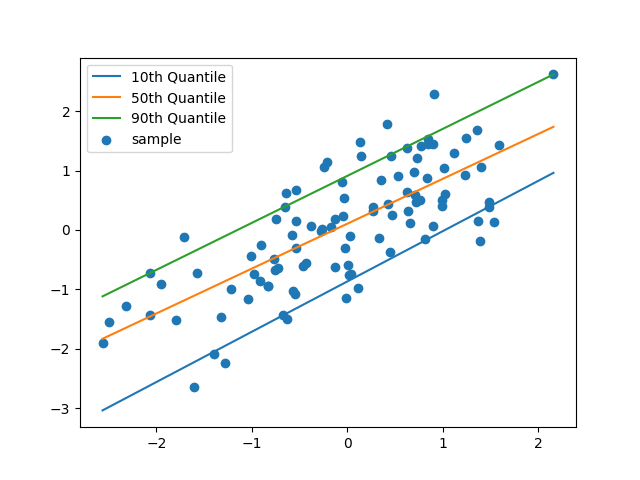

This figure's Python source:
import numpy as np
from scipy.optimize import linprog
from scipy.sparse import block_diag
import matplotlib.pyplot as plt

np.set_printoptions(edgeitems=10, precision=2, linewidth=150)
np.random.seed(0)

class linear_snqr:

    def fit(self, X, y, taus):

        n = X.shape[0]
        k = X.shape[1]

        X_min = np.expand_dims(X.min(axis=0), 1)
        X_max = np.expand_dims(X.max(axis=0), 1)
        sort_taus = sorted(taus)

        c_taus = []
        A_taus = []
        b_taus = []

        for tau in sort_taus:

            c_tau = np.ones((n, 1))
            c_tau = np.vstack([c_tau, np.zeros((k+1, 1))])
            c_taus.append(c_tau)

            A_top = np.eye(n)/tau
            A_top = np.hstack([A_top, np.ones((n,1)), X])
            A_top = -A_top
            A_bottom = np.eye(n)/(tau-1)
            A_bottom = np.hstack([A_bottom, np.ones((n,1)), X])
            b_top = -y
            b_bottom = y

            A_tau = np.vstack([A_top, A_bottom])
            b_tau = np.hstack([b_top, b_bottom])

            print("A_tau:", A_tau.shape)

            A_taus.append(A_tau)
            b_taus.append(b_tau)







        c = np.vstack(c_taus)
        A_ub = block_diag(A_taus).toarray()
        b_ub = np.hstack(b_taus)

        non_cross_A_min = np.zeros((len(taus)-1, A_ub.shape[1]))

        for i in range(len(sort_taus)-1):
            non_cross_A_min[i, n+(n+k+1)*i:n+(n+k+1)*i+k+1] = np.hstack([np.ones((1,1)), X_min.T])
            non_cross_A_min[i, n+(n+k+1)*(i+1):n+(n+k+1)*(i+1)+k+1] = -np.hstack([np.ones((1,1)), X_min.T])


        non_cross_A_max = np.zeros((len(taus)-1, A_ub.shape[1]))

        for i in range(len(sort_taus)-1):
            non_cross_A_max[i, n+(n+k+1)*i:n+(n+k+1)*i+k+1] = np.hstack([np.ones((1,1)), X_max.T])
            non_cross_A_max[i, n+(n+k+1)*(i+1):n+(n+k+1)*(i+1)+k+1] = -np.hstack([np.ones((1,1)), X_max.T])


        A_ub = np.vstack([A_ub, non_cross_A_min, non_cross_A_max])
        b_ub = np.hstack([b_ub, np.zeros(2*(len(taus)-1))])





        res = linprog(c=c, A_ub=A_ub, b_ub=b_ub, bounds=(None, None))

        self.beta_ks = np.vstack([res['x'][n+(n+k+1)*i:n+(n+k+1)*i+k+1] for i in range(len(taus))]).T
        print([(n+(n+k+1)*i, n+(n+k+1)*i+k+1) for i in range(len(taus))])
        print([res['x'][n+(n+k+1)*i:n+(n+k+1)*i+k+1] for i in range(len(taus))])
        print("beta_ks:", self.beta_ks.shape)

    def predict(self, X):

        return X @ self.beta_ks[1:,:] + self.beta_ks[0,:]

if __name__ == '__main__':

    sample = np.random.multivariate_normal(mean=[0,0], cov = [[1, 0.75],
                                                              [0.75, 1]],
                                                       size = 100)

    X = np.expand_dims(sample[:,0], 1)
    y = sample[:,1]

    my_qr = linear_snqr()

    taus = [0.1,  0.9 ,0.5]
    my_qr.fit(X, y, taus)

    plt.scatter(X,y, label='sample')
    est_quantiles = my_qr.predict(X)
    ind = np.argsort(X[:,0])
    for i, tau in enumerate(sorted(taus)):
        plt.plot(X[ind,0], est_quantiles[ind,i], label="{:.0f}th Quantile".format(100*tau))
    plt.legend()
    plt.savefig("linear_snqr.png")
    plt.show()
